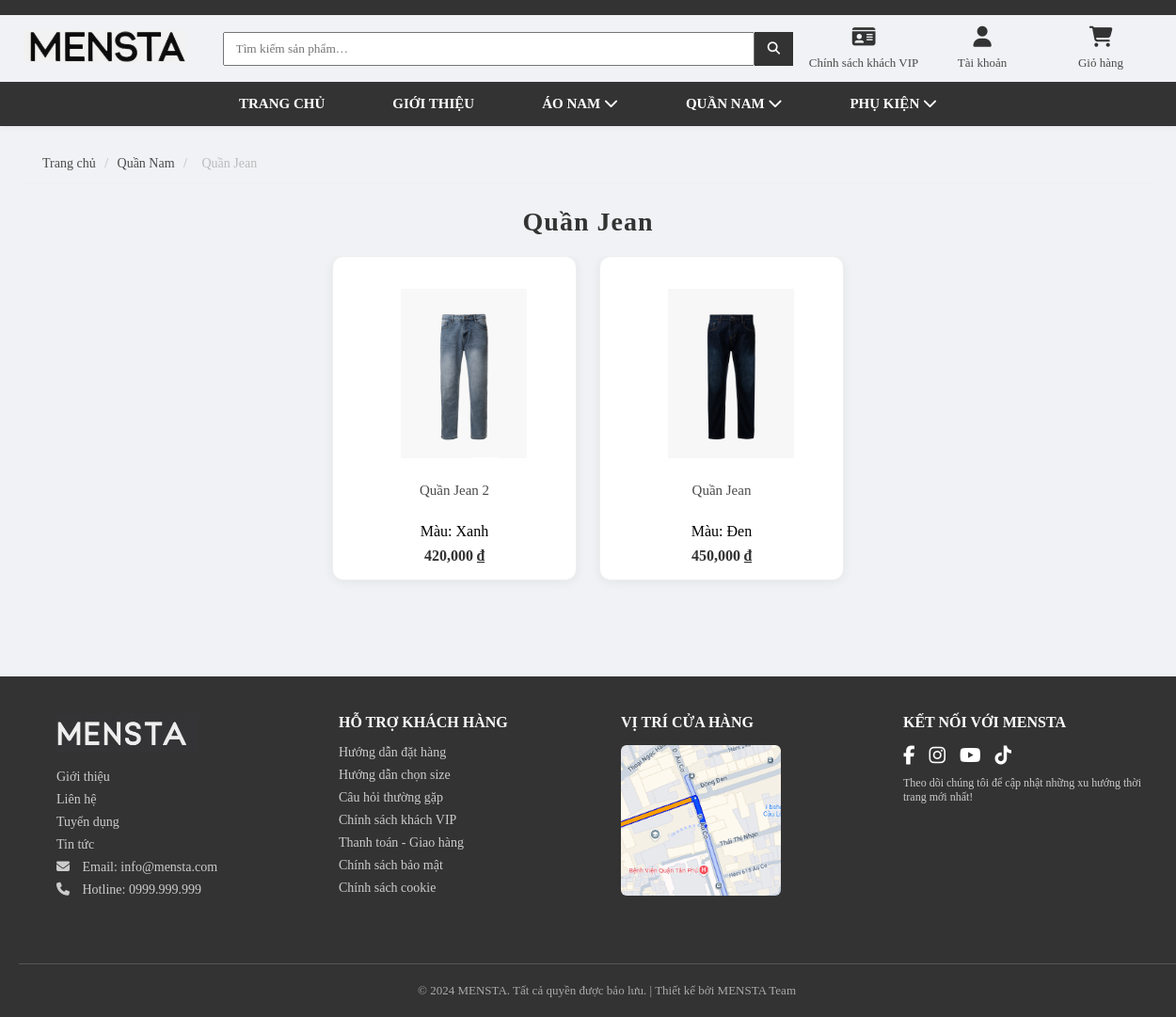
/view/menpants.php?loai_quan=L008, run on the app's committed database.
### tables this page shows
CREATE TABLE `loaisanpham` (
  `MALOAI` varchar(10) NOT NULL,
  `TENLOAI` varchar(100) DEFAULT NULL,
  `MADM` varchar(10) DEFAULT NULL,
  `THUTU` int(11) NOT NULL DEFAULT 0
);

CREATE TABLE `sanpham` (
  `ID` int(11) NOT NULL,
  `MASP` varchar(10) NOT NULL,
  `TENSP` varchar(100) DEFAULT NULL,
  `MAUSAC` varchar(20) DEFAULT NULL,
  `KICHTHUOC` varchar(50) DEFAULT NULL,
  `GIA` int(11) DEFAULT NULL,
  `MOTA` varchar(500) DEFAULT NULL,
  `HINHANH` varchar(255) DEFAULT NULL,
  `MADM` varchar(10) NOT NULL,
  `hot` tinyint(1) DEFAULT 0,
  `news` tinyint(1) DEFAULT 0,
  `outsale` tinyint(1) DEFAULT 0,
  `SOLUONG` int(11) DEFAULT 0,
  `GROUPSP` varchar(10) DEFAULT NULL,
  `is_main` tinyint(1) DEFAULT 0,
  `MALOAI` varchar(10) DEFAULT NULL,
  `IS_DELETED` tinyint(1) DEFAULT 0 COMMENT 'Trạng thái xóa mềm: 0=Hiển thị, 1=Đã ẩn'
);

### view/menpants.php (the view, shortened to what this page needs)
<?php
$db   = new database();
$conn = $db->getConnection();
$currentQuan = $_GET['loai_quan'] ?? '';
$stmt = $conn->prepare("
  SELECT l.MALOAI, l.TENLOAI
  FROM loaisanpham l
  JOIN danhmuc d ON l.MADM = d.MADM
  WHERE d.TENDM = 'QUẦN NAM'
  ORDER BY l.TENLOAI
");
$stmt->execute();
$quanTypes = $stmt->fetchAll(PDO::FETCH_ASSOC);
$ten_loai = null;
foreach ($quanTypes as $t) {
    if ($t['MALOAI'] === $currentQuan) {
        $ten_loai = $t['TENLOAI'];
        break;
    }
}
$page_title = $ten_loai ?: 'QUẦN NAM';
if ($currentQuan && $ten_loai) {
    $stmt = $conn->prepare("
      SELECT s.*, gs.gia_khuyenmai, gs.giam_phantram
      FROM sanpham s
      LEFT JOIN (
        SELECT sv.GROUPSP,
               MAX(CASE WHEN NOW() BETWEEN ctkm.NGAYBATDAU AND ctkm.NGAYKETTHUC AND ct.gia_khuyenmai > 0 THEN ct.gia_khuyenmai ELSE 0 END) AS gia_khuyenmai,
               MAX(CASE WHEN NOW() BETWEEN ctkm.NGAYBATDAU AND ctkm.NGAYKETTHUC AND ct.giam_phantram > 0 THEN ct.giam_phantram ELSE 0 END) AS giam_phantram
        FROM sanpham sv
        JOIN chitietctkm ct ON ct.MASP = sv.MASP
        JOIN chuongtrinhkhuyenmai ctkm ON ct.MACTKM = ctkm.MACTKM
        WHERE sv.IS_DELETED = 0
        GROUP BY sv.GROUPSP
      ) gs ON gs.GROUPSP = s.GROUPSP
      WHERE s.MALOAI = :maloai
        AND s.is_main = 1
        AND s.IS_DELETED = 0
      ORDER BY s.ID DESC
    ");
    $stmt->execute([':maloai' => $currentQuan]);
}
$mainProducts = $stmt->fetchAll(PDO::FETCH_ASSOC);
$seen = [];
$products = [];
foreach ($mainProducts as $sp) {
    if (!isset($seen[$sp['TENSP']])) {
        $products[]         = $sp;
        $seen[$sp['TENSP']] = true;
    }
}
?>
<!DOCTYPE html>
<html lang="vi">
<head>
  <link rel="stylesheet" href="/web_3/view/css/style.css">
  <link rel="stylesheet" href="/web_3/view/css/product.css">
  <link rel="stylesheet" href="https://cdnjs.cloudflare.com/ajax/libs/font-awesome/6.5.0/css/all.min.css" />
</head>
<body>
  <?php include __DIR__ . '/upload/header.php'; ?>
  <main class="main-content">
    <div class="breadcrumb">
      <a href="/web_3/index.php">Trang chủ</a>
      <span> / </span>
      <a href="/web_3/view/menpants.php">Quần Nam</a>
      <?php if ($ten_loai): ?>
        <span> / </span>
        <span><?= htmlspecialchars($ten_loai) ?></span>
      <?php endif; ?>
    </div>
    <h1 class="page-title"><?= htmlspecialchars($page_title) ?></h1>
    <div class="product-grid">
      <?php if (empty($products)): ?>
        <p>Không có sản phẩm nào.</p>
      <?php else: ?>
        <?php foreach ($products as $sp): ?>
          <div class="product-card" onclick="location.href='/web_3/view/product_detail.php?masp=<?= urlencode($sp['MASP']) ?>'">
            <img src="/web_3/view/uploads/<?= htmlspecialchars($sp['HINHANH']) ?>" alt="<?= htmlspecialchars($sp['TENSP']) ?>" />
            <div class="product-title"><?= htmlspecialchars($sp['TENSP']) ?></div>
            <div class="product-meta">Màu: <?= htmlspecialchars($sp['MAUSAC']) ?></div>
            <div class="price">
              <?php if ($sp['gia_khuyenmai'] || $sp['giam_phantram']): ?>
                <span class="old-price"><?= number_format($sp['GIA']) ?> ₫</span>
                <span class="sale-price"><?php
                  echo $sp['gia_khuyenmai']
                    ? number_format($sp['gia_khuyenmai']) . ' ₫'
                    : number_format($sp['GIA'] * (1 - $sp['giam_phantram']/100)) . ' ₫';
                ?></span>
              <?php else: ?>
                <?= number_format($sp['GIA']) ?> ₫
              <?php endif; ?>
            </div>
          </div>
        <?php endforeach; ?>
      <?php endif; ?>
    </div>
  </main>
  <?php include __DIR__ . '/upload/footer.php'; ?>
</body>
</html>

### view/css/style.css (style rules this page uses)
* { font-family: "Times New Roman", Times, serif; }
body { font-size: 16px; zoom: 1; }
.container, .main-content { max-width: 1200px; margin: 0 auto; padding: 20px; }
:root { --primary-color: #333; --secondary-color: #fff; --background-color: #f0f2f5; --text-color: #4a4a4a; --border-color: #eee; }
.product-grid { text-align: center; font-size: 0; overflow: hidden; }
.product-card { display: inline-block; width: calc(25% - 20px); margin: 10px; vertical-align: top; background: var(--secondary-color); border: 1px solid var(--border-color); border-radius: 8px; overflow: hidden; text-align: center; padding-bottom: 15px; box-shadow: 0 2px 10px rgba(0, 0, 0, 0.05); transition: transform 0.2s, box-shadow 0.2s; position: relative; font-size: 16px; }
.product-card img { width: 100%; height: 180px; object-fit: contain; padding: 10px; transition: transform 0.3s ease; }
.product-title { font-size: 15px; color: var(--text-color); margin: 10px 10px 5px 10px; min-height: 40px; display: -webkit-box; -webkit-line-clamp: 2; -webkit-box-orient: vertical; overflow: hidden; text-overflow: ellipsis; line-height: 1.4; }
.price { font-size: 16px; margin-top: 8px; font-weight: bold; color: var(--primary-color); }
.breadcrumb { background: var(--background-color); padding: 12px 20px; font-size: 14px; color: #888; max-width: 1200px; margin: 0 auto; border-bottom: 1px solid var(--border-color); }
.breadcrumb a { color: var(--text-color); text-decoration: none; }
.breadcrumb span { margin: 0 6px; color: #bbb; }
.page-title { font-size: 28px; font-weight: bold; margin: 25px auto 20px auto; letter-spacing: 1px; text-align: center; color: var(--primary-color); max-width: 1200px; }
.product-card { display: inline-block; width: calc(20% - 12 px); margin: 6px; vertical-align: top; background: var(--secondary-color); border: 1px solid var(--border-color); border-radius: 8px; overflow: hidden; text-align: center; padding-bottom: 15px; box-shadow: 0 2px 10px rgba(0, 0, 0, 0.05); transition: transform 0.2s, box-shadow 0.2s; position: relative; font-size: 16px; }
.product-title { font-size: 15px; color: var(--text-color); margin: 10px 10px 5px 10px; min-height: 40px; display: -webkit-box; -webkit-box-orient: vertical; overflow: hidden; text-overflow: ellipsis; line-height: 1.4; }

### view/css/product.css (style rules this page uses)
.breadcrumb { background: var(--background-color); padding: 12px 20px; font-size: 14px; color: #888; max-width: 1200px; margin: 0 auto; border-bottom: 1px solid var(--border-color); }
.breadcrumb a { color: var(--text-color); text-decoration: none; }
.breadcrumb span { margin: 0 6px; color: #bbb; }
.page-title { font-size: 28px; font-weight: bold; margin: 25px auto 20px auto; letter-spacing: 1px; text-align: center; color: var(--primary-color); max-width: 1200px; }
.product-card { display: inline-block; vertical-align: top; width: 260px; margin: 0 12px 32px 12px; background: #fff; border-radius: 12px; box-shadow: 0 2px 12px rgba(0, 0, 0, 0.06); font-size: 16px; box-sizing: border-box; padding: 24px 12px 16px 12px; transition: box-shadow 0.2s; }

### view/css/header.css (style rules this page uses)
:root { --primary-color: #333; --secondary-color: #fff; --background-color: #f0f2f5; --text-color: #4a4a4a; --border-color: #eee; }
body { margin: 0; padding: 0; background: var(--background-color); }

### data on the page
loaisanpham: TENLOAI "Quần Jean"
sanpham: HINHANH (picture), TENSP "Quần Jean 2", MAUSAC "Xanh", GIA "420,000"
sanpham: HINHANH (picture), TENSP "Quần Jean", MAUSAC "Đen", GIA "450,000"
